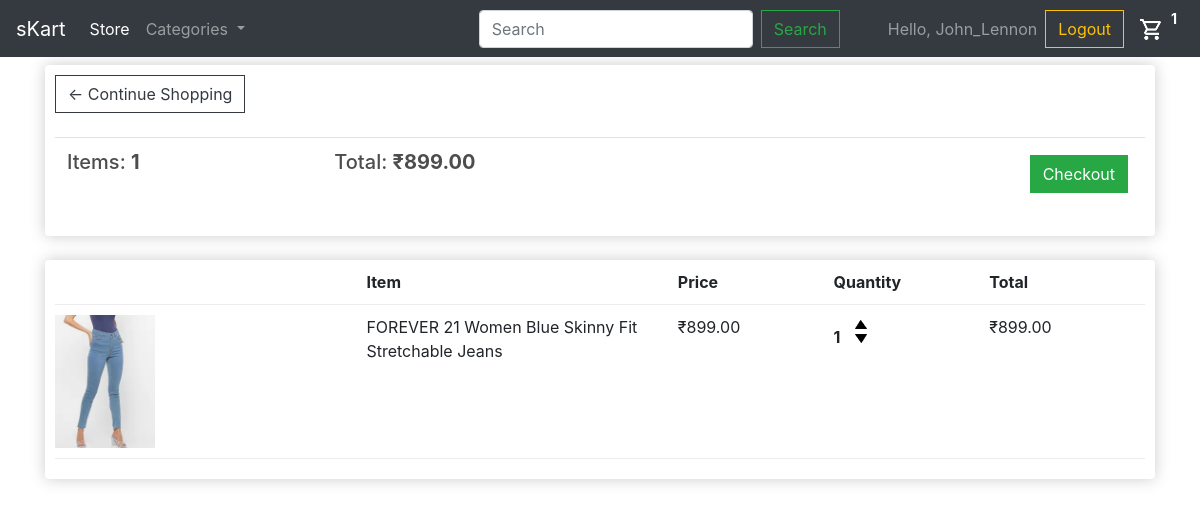
The app's page /cart/ (signed in) with its own data.
### store/models.py (models this page shows, shortened)
class Order(models.Model):
    customer = models.ForeignKey(User, on_delete=models.SET_NULL, blank=True, null=True)
    date_ordered = models.DateTimeField(auto_now_add=True)
    complete = models.BooleanField(default=False, null=True, blank=False)
    transaction_id = models.CharField(max_length=200, null=True)
    '''
    Returns the total value off all items in cart taking into account the quantity
    of each item
    '''
    @property
    def get_cart_total(self):
        orderitems = self.orderitem_set.all()
        total = sum(item.get_total for item in orderitems)
        return total
    '''
    Returns the sum total of the number of items of each type
    '''
    @property
    def get_cart_items(self):
        orderitems = self.orderitem_set.all()
        total = sum(item.quantity for item in orderitems)
        return total

class OrderItem(models.Model):
    product = models.ForeignKey(Product, on_delete=models.SET_NULL, blank=True, null=True)
    order = models.ForeignKey(Order, on_delete=models.SET_NULL, blank=True, null=True)
    quantity = models.IntegerField(default=0, null=True, blank=True)
    date_added = models.DateTimeField(auto_now_add=True)
    @property
    def get_total(self):
        total = self.product.price * self.quantity
        return total

class Product(models.Model):
    name = models.CharField(max_length=200, null=True)
    price = models.DecimalField(max_digits=7, decimal_places=2)
    digital = models.BooleanField(default=False, null=True, blank=False)
    category = models.CharField(max_length=200, null=True)
    image = models.ImageField(null=True, blank=True)
    @property
    def imageURL(self):
        try:
            url = self.image.url
        except:
            url = ''
        return url

### store/views.py (the view)
# urls.py: path('cart/', views.cart, name = 'cart'),
def cart(request):
    data = cartData(request)
    items = data['items']
    order = data['order']
    cartItems = data['cartItems']
    context = {'items':items, 'order': order, 'cartItems':cartItems}
    return render(request, 'store/cart.html', context)

### store/utils.py (called while the page is built)
def cartData(request):
    if request.user.is_authenticated:
        customer = request.user
        order, created = Order.objects.get_or_create(customer=customer, complete=False)
        items = order.orderitem_set.all()
        cartItems = order.get_cart_items
    else:
        cookieData = cookieCart(request)
        items = cookieData['items']
        order = cookieData['order']
        cartItems = cookieData['cartItems']
    return {'cartItems':cartItems, 'order':order, 'items':items}

### store/templates/store/cart.html
{% extends 'store/main.html' %}
{% load static %}
{% block content %}
  <div class="row">
    <div class="col-lg-12">
      <div class="box-element">
        <a class = "btn btn-outline-dark" href="{% url 'store' %}">&#x2190; Continue Shopping</a>
        <br>
        <br>
        <table class = "table">
          <tr>
            <th><h5>Items: <strong>{{ order.get_cart_items }}</strong></h5></th>
            <th><h5>Total: <strong>&#8377;{{ order.get_cart_total|floatformat:2 }}</strong></h5></th>
            <th>
              <a style = "float:right; margin:5px" class = "btn btn-success"
                  href="{% url 'checkout' %}">Checkout</a>
            </th>
          </tr>
        </table>
      </div>
      <br>
      <div class="box-element">
        <div class="cart-row">
          <div style="flex:2"></div>
          <div style="flex:2"><strong>Item</strong></div>
          <div style="flex:1"><strong>Price</strong></div>
          <div style="flex:1"><strong>Quantity</strong></div>
          <div style="flex:1"><strong>Total</strong></div>
        </div>
        {% for item in items %}
        <div class="cart-row">
          <div style="flex:2"><img class = "row-image" src="{{ item.product.imageURL }}"></div>
          <div style="flex:2">{{ item.product.name }}</div>
          <div style="flex:1">&#8377;{{ item.product.price|floatformat:2 }}</div>
          <div style="flex:1">
            <p class = "quantity">{{ item.quantity }}</p>
            <div class="quantity">
              <img data-product={{item.product.id}} data-action="add" class = "chg-quantity update-cart" src="{% static 'images/arrow-up.png' %}">
              <img data-product={{item.product.id}} data-action="remove" class = "chg-quantity update-cart" src="{% static 'images/arrow-down.png' %}">
            </div>
          </div>
          <div style="flex:1">&#8377;{{ item.get_total }}</div>
        </div>
        {% endfor %}
      </div>
    </div>
  </div>
{% endblock %}

### store/templates/store/main.html (shortened to what this page needs)
<!DOCTYPE html>
{% load static %}
<html lang="en" dir="ltr">
  <head>
    <link rel="stylesheet" href="https://maxcdn.bootstrapcdn.com/bootstrap/4.0.0/css/bootstrap.min.css">
    <link rel="stylesheet" type = "text/css" href="{% static 'css/main.css' %}">
    <link rel="stylesheet" href="{% static 'css/owl.carousel.min.css' %}">
  </head>
  <body>
    <nav class="navbar navbar-expand-lg navbar-dark bg-dark fixed-top">
      <a class="navbar-brand" href="{% url 'home' %}">sKart</a>
      <div class="collapse navbar-collapse" id="navbarSupportedContent">
        <ul class="navbar-nav mr-auto">
          <li class="nav-item active">
            <a class="nav-link" href="{% url 'store' %}">Store<span class="sr-only">(current)</span></a>
          </li>
          <li class="nav-item dropdown">
            <a class="nav-link dropdown-toggle" href="#" id="navbarDropdown" role="button" data-toggle="dropdown" aria-haspopup="true" aria-expanded="false">
              Categories
            </a>
          </li>
        </ul>
        <form class="form-inline my-2 my-lg-0 mr-5">
          <input class="form-control mr-sm-2" type="search" placeholder="Search" aria-label="Search">
          <button class="btn btn-outline-success my-2 my-sm-0" type="submit">Search</button>
        </form>
        <div class="form-inline my-2 my-lg-0">
          {% if user.is_authenticated %}
            <span class="navbar-text mr-2">
              Hello, {{ user.username }}
            </span>
            <a href="{% url 'logout' %}" class="btn btn-outline-warning">Logout</a>
          {% else %}
            <a href="{% url 'register' %}" class="btn btn-info mr-2">Register</a>
            <a href="{% url 'user_login' %}" class="btn btn-outline-warning">Login</a>
          {% endif %}
  	     	<a href="{% url 'cart' %}">
  	    		<img id="cart-icon" src="{% static 'images/shopping_cart_24dp.png' %}">
  	    	</a>
  	    	<p id="cart-total">{{ cartItems }}</p>
  	    </div>
      </div>
    </nav>
    <div class="container">
      {% block content %}
      {% endblock %}
    </div>
  </body>
</html>

### static/css/main.css (style rules this page uses)
body { padding-top: 55px; }
h1,h2,h3,h4,h5,h6 { color:hsl(0, 0%, 30%); }
.box-element { box-shadow:hsl(0, 0%, 80%) 0 0 16px; background-color: #fff; border-radius: 4px; padding: 10px; }
#cart-icon { width:25px; display: inline-block; margin-left: 15px; }
#cart-total { display: block; text-align: center; color:#fff; font-weight: bold; width: 20px; height: 25px; border-radius: 50%; font-size: 14px; }
.col-lg-4, .col-lg-6, .col-lg-8, .col-lg-12 { margin-top: 10px; }
.btn { border-radius: 0; }
.row-image { width: 100px; }
.cart-row { display: flex; align-items: flex-stretch; padding-bottom: 10px; margin-bottom: 10px; border-bottom: 1px solid #ececec; }
.quantity { display: inline-block; font-weight: 700; padding-right:10px; }
.chg-quantity { width: 12px; cursor: pointer; display: block; margin-top: 5px; transition:.1s; }

### records on screen
Order: get_cart_items "1", get_cart_total "899.00"
OrderItem: product.imageURL (picture), product.name "FOREVER 21 Women Blue Skinny Fit Stretchable Jeans", product.price "899.00", quantity "1", get_total "899.00"

### other values on screen
{{ user.username }} "John_Lennon"
{{ cartItems }} "1"
